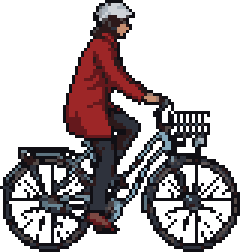
#> input picture riverwalk/art/r8/cyclist_a_84.png, 80 x 84 px (shown 3 times larger)
$ python art_qa.py
#> lines starting #> are read from the running program, lines starting #| are printed output that depends on the picture; after the words box and inside, x2 and y2 are one past the last pixel; in counts of white or black regions, pixels touching at a corner belong together
"""Art QA (docs/asset_plan_22oct.md section 3.3): checks every proposal against the owner's rules.

  python3 tools/art_qa.py                  checks the batch 1 files in riverwalk/art/r8/ against SPEC below
  python3 tools/art_qa.py FILE ROLE [W H]  checks one file; ROLE is obstacle, decoration or character

Per file (per frame for clip sheets):
  size      the file's size against the target (exact W x H, or W or H alone when the other follows the art; +-10 %
            when the target is an "about" size, marked ~)
  colours   the number of opaque colours against the role's limit (obstacle 6-20, decoration 6-16, character <= 24)
  outline   share of silhouette pixels that are dark (luma under 72): obstacles and characters 95 % or more,
            decoration under 10 %
  lone      share of opaque pixels with no same-colour 8-neighbour (under 8 %, decoration and foliage under 12 %)
  isolated  opaque pixels with no opaque 8-neighbour at all: must be 0
  alpha     pixels that are neither fully transparent nor fully opaque: must be 0
  matte     silhouette pixels in the animator's grey (#7e7e7e +-8, unsaturated): must be 0
Prints one line per file and FAIL lines; exit code 1 if anything failed."""
import os
import sys
import numpy as np
from PIL import Image

ROOT = os.path.dirname(os.path.dirname(os.path.abspath(__file__)))
R8 = os.path.join(ROOT, "riverwalk", "art", "r8")
DARK = 72
LIMITS = {"obstacle": (6, 20), "decoration": (6, 16), "character": (2, 24)}

# file: (role, target w, target h, frames). None = follows the art; a string "~N" = about N (+-10 %)
SPEC = {
    "cyclist_a_84.png": ("character", None, 84, 1), "cyclist_b_84.png": ("character", None, 84, 1),
    "cyclist_a_92.png": ("character", None, 92, 1), "cyclist_b_92.png": ("character", None, 92, 1),
    "cyclist_a_84_pedal.png": ("character", None, 84, 8), "cyclist_b_84_pedal.png": ("character", None, 84, 8),
    "cyclist_a_92_pedal.png": ("character", None, 92, 8), "cyclist_b_92_pedal.png": ("character", None, 92, 8),
    "mia_throw.png": ("character", None, "~60", 8),
    "cargobike.png": ("obstacle", "~96", "~76", 1), "cargobike_pedal.png": ("obstacle", "~96", "~76", 8),
    "tram_vintage.png": ("decoration", "~300", 130, 1),
    "roof_loggia.png": ("obstacle", 120, None, 1), "roof_gallery88.png": ("obstacle", 88, None, 1),
    "roof_gallery72.png": ("obstacle", 72, None, 1), "roof_gable.png": ("obstacle", 148, None, 1),
    "roof_chimney.png": ("obstacle", 24, "~56", 1), "roof_dormer.png": ("obstacle", 56, None, 1),
    "roof_awning56.png": ("obstacle", 56, None, 1), "roof_ledge32.png": ("obstacle", 32, 8, 1),
    "roof_ledge48.png": ("obstacle", 48, 8, 1), "roof_ledge64.png": ("obstacle", 64, 8, 1),
    "house_tall_a.png": ("decoration", "~90", 240, 1), "house_tall_b.png": ("decoration", "~90", 240, 1),
    "house_tall_c.png": ("decoration", "~90", 240, 1), "facades_square.png": ("decoration", None, 130, 1),
    "footbridge.png": ("obstacle", 160, None, 1), "spire_riddarholmen.png": ("decoration", None, 400, 1),
}


def size_ok(have, want):
    if want is None: return True
    if isinstance(want, str):
        w = float(want[1:])
        return abs(have - w) <= 0.10 * w
    return have == want


def check_frame(a, role):
    op = a[..., 3] > 0
    alpha = int(((a[..., 3] > 0) & (a[..., 3] < 255)).sum())
    cols = a[op][:, :3]
    ncol = len(np.unique(cols, axis=0)) if len(cols) else 0
    pad = np.pad(op, 1)
    sil = op & ~(pad[:-2, 1:-1] & pad[2:, 1:-1] & pad[1:-1, :-2] & pad[1:-1, 2:])
    lum = a[..., :3].astype(float) @ [0.299, 0.587, 0.114]
    dark = (sil & (lum < DARK)).sum() / max(1, sil.sum())
    key = (a[..., 0].astype(np.int64) << 16) | (a[..., 1].astype(np.int64) << 8) | a[..., 2]
    key[~op] = -1
    H, W = op.shape
    kp = np.pad(key, 1, constant_values=-2)
    same = np.zeros_like(op)
    anyn = np.zeros_like(op)
    for dy in (-1, 0, 1):
        for dx in (-1, 0, 1):
            if dy == 0 and dx == 0: continue
            nb = kp[1 + dy:H + 1 + dy, 1 + dx:W + 1 + dx]
            same |= nb == key
            anyn |= nb >= 0
    lone = (op & ~same).sum() / max(1, op.sum())
    isolated = int((op & ~anyn).sum())
    rgb = a[..., :3].astype(int)
    matte = int((sil & ((rgb.max(-1) - rgb.min(-1)) < 8) & (np.abs(rgb[..., 0] - 126) <= 8)).sum())
    return dict(ncol=ncol, dark=dark, lone=lone, isolated=isolated, alpha=alpha, matte=matte)


def check(path, role, tw=None, th=None, frames=1):
    a = np.array(Image.open(path).convert("RGBA"))
    H, W = a.shape[:2]
    fw = W // frames
    fails = []
    if not size_ok(fw, tw): fails.append("width %d (target %s)" % (fw, tw))
    if not size_ok(H, th): fails.append("height %d (target %s)" % (H, th))
    rs = [check_frame(a[:, i * fw:(i + 1) * fw], role) for i in range(frames)]
    ncol = len(np.unique(a[a[..., 3] > 0][:, :3], axis=0))
    lo, hi = LIMITS[role]
    if not lo <= ncol <= hi: fails.append("%d colours (%s %d-%d)" % (ncol, role, lo, hi))
    dark = min(r["dark"] for r in rs) if role != "decoration" else max(r["dark"] for r in rs)
    if role == "decoration" and dark >= 0.10: fails.append("outline %.0f %% dark (decoration < 10 %%)" % (100 * dark))
    if role != "decoration" and dark < 0.95: fails.append("outline %.0f %% dark (needs 95 %%)" % (100 * dark))
    lone = max(r["lone"] for r in rs)
    lim = 0.12 if role == "decoration" else 0.08
    if lone >= lim: fails.append("lone pixels %.1f %% (< %d %%)" % (100 * lone, 100 * lim))
    for k in ("isolated", "alpha", "matte"):
        v = sum(r[k] for r in rs)
        if v: fails.append("%s %d" % (k, v))
    line = "%-26s %-10s %4d x %-4d %s %2d col  outline %3.0f%%  lone %4.1f%%  %s" % (
        os.path.basename(path), role, fw, H, "x%d" % frames if frames > 1 else "  ", ncol, 100 * dark, 100 * lone,
        "PASS" if not fails else "FAIL: " + "; ".join(fails))
    return line, fails


def main():
    bad = 0
    if len(sys.argv) > 2:
        tw = sys.argv[3] if len(sys.argv) > 3 else None
        th = sys.argv[4] if len(sys.argv) > 4 else None
        conv = lambda v: None if v is None else (v if v.startswith("~") else int(v))
        line, fails = check(sys.argv[1], sys.argv[2], conv(tw), conv(th))
        print(line)
        return 1 if fails else 0
    for name, (role, tw, th, n) in SPEC.items():
        p = os.path.join(R8, name)
        if not os.path.exists(p):
            print("%-26s MISSING" % name); bad += 1; continue
        line, fails = check(p, role, tw, th, n)
#> in check, a is the input picture: shape (84, 80, 4); mean R, G, B, A 21.7, 14.2, 16, 95.8
#> in check_frame, `op = a[..., 3] > 0`:
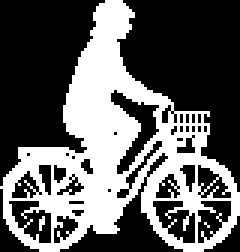
#> op: shape (84, 80) bool (shown 3 times larger); 37.6% white; 3 white regions (2 under 20 px), largest, box (x1, y1, x2, y2) and area: (0, 0, 80, 84) 2516
#> in check_frame, `alpha = int(((a[..., 3] > 0) & (a[..., 3] < 255)).sum())`: alpha = 0
#> in check_frame, `cols = a[op][:, :3]`: cols = 2525 rows, first 8: [16, 15, 20], [16, 15, 20], [16, 15, 20], [16, 15, 20], [16, 15, 20], [16, 15, 20], [16, 15, 20], [16, 15, 20]
#> in check_frame, `ncol = len(np.unique(cols, axis=0)) if len(cols) else 0`: ncol = 20
#> in check_frame, `pad = np.pad(op, 1)`: pad: shape (86, 82) bool; 35.8% white; 3 white regions (2 under 20 px), largest, box (x1, y1, x2, y2) and area: (1, 1, 81, 85) 2516
#> in check_frame, `sil = op & ~(pad[:-2, 1:-1] & pad[2:, 1:-1] & pad[1:-1, :-2] & pad[1:-..`:
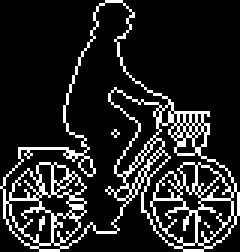
#> sil: shape (84, 80) bool (shown 3 times larger); 14.3% white in thin lines or dots
#> in check_frame, `lum = a[..., :3].astype(float) @ [0.299, 0.587, 0.114]`:
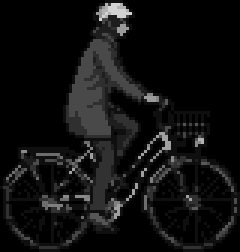
#> lum: shape (84, 80) float64 (shown 3 times larger); min 0, max 210.4, mean 16.7
#> in check_frame, `dark = (sil & (lum < DARK)).sum() / max(1, sil.sum())`: dark = 1
#> in check_frame, `kp = np.pad(key, 1, constant_values=-2)`:
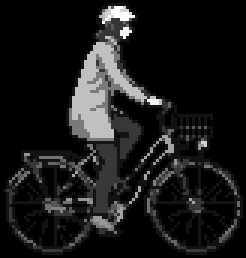
#> kp: shape (86, 82) int64 (shown 3 times larger); min -2, max 13620184, mean 1359450.1; drawn with min black and max white
#> after the loop in check_frame, `for dy in (-1, 0, 1):`:
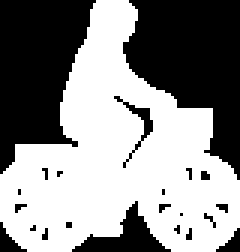
#> anyn: shape (84, 80) bool (shown 3 times larger); 55% white; 22 black regions (16 under 20 px), largest, box (x1, y1, x2, y2) and area: (41, 0, 80, 60) 1375, (0, 0, 32, 58) 1228, (24, 67, 57, 84) 212, (38, 32, 51, 56) 56, (0, 74, 9, 84) 40, (72, 76, 80, 84) 32
#> after the loop in check_frame, `for dy in (-1, 0, 1):`:
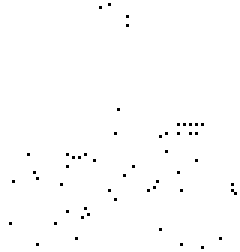
#> same: shape (84, 80) bool (shown 3 times larger); 99.2% white; black in thin lines or dots
#> in check_frame, `lone = (op & ~same).sum() / max(1, op.sum())`: lone = 0.019
#> in check_frame, `isolated = int((op & ~anyn).sum())`: isolated = 0
#> in check_frame, `rgb = a[..., :3].astype(int)`:
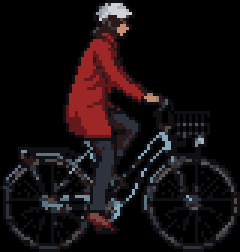
#> rgb: shape (84, 80, 3) int64 (shown 3 times larger); mean R, G, B 21.7, 14.2, 16
#> in check, `rs = [check_frame(a[:, i * fw:(i + 1) * fw], role) for i in range(fram..`: rs = 1 item
#> in check, `ncol = len(np.unique(a[a[..., 3] > 0][:, :3], axis=0))`: ncol = 20
#> in check, `dark = min(r["dark"] for r in rs) if role != "decoration" else max(r["..`: dark = 1
#> in check, `lone = max(r["lone"] for r in rs)`: lone = 0.019
#> after the loop in check, `for k in ("isolated", "alpha", "matte"):`: fails = []
#> fails = []
        print(line)
#| cyclist_a_84.png           character    80 x 84      20 col  outline 100%  lone  1.9%  PASS
        bad += bool(fails)
#> bad = 0
    print("%d of %d files pass" % (len(SPEC) - bad, len(SPEC)))
    return 1 if bad else 0


if __name__ == "__main__":
#> (the run stopped early here; a loop or call above may not have finished)
